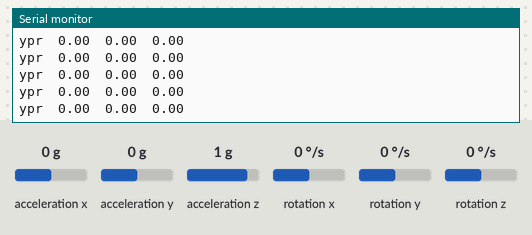
Simulated run of this sketch. Board: Arduino Uno, built with avr-gcc and run on an emulated ATmega328P. On the bench: the last lines printed to the serial monitor. The test bench sets the inputs (shaded band); at power-on: acceleration x 0 g, acceleration y 0 g, acceleration z 1 g, rotation z 0 °/s, rotation x 0 °/s, rotation y 0 °/s.

Above: at 1.7 s.
1.8 s: acceleration x set to -1.4 g
At 1.84 s:
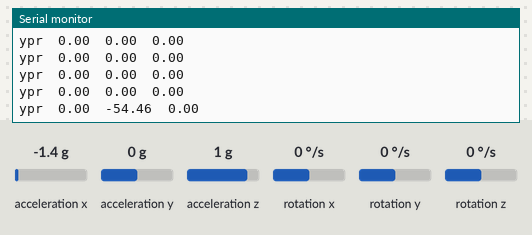
3.3 s: acceleration y set to -1.4 g
At 3.33 s:
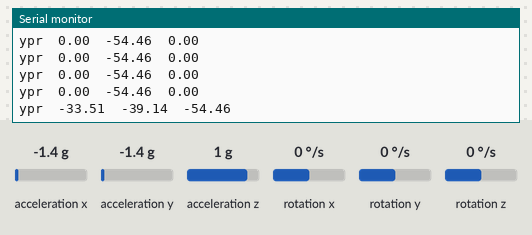
4.8 s: acceleration z set to -1.4 g
At 4.82 s:
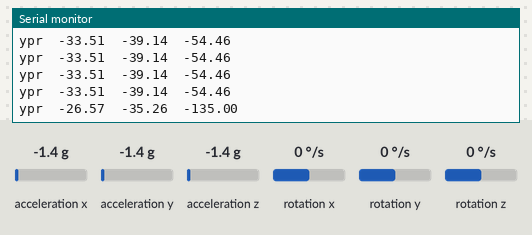
6.3 s: rotation z set to -192 °/s
At 6.31 s:
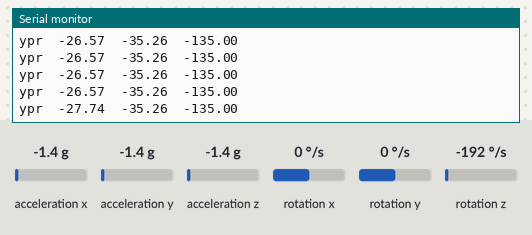
Timing chart, 0 to 8.8 s (numbered marks = the images above; inputs shaded):
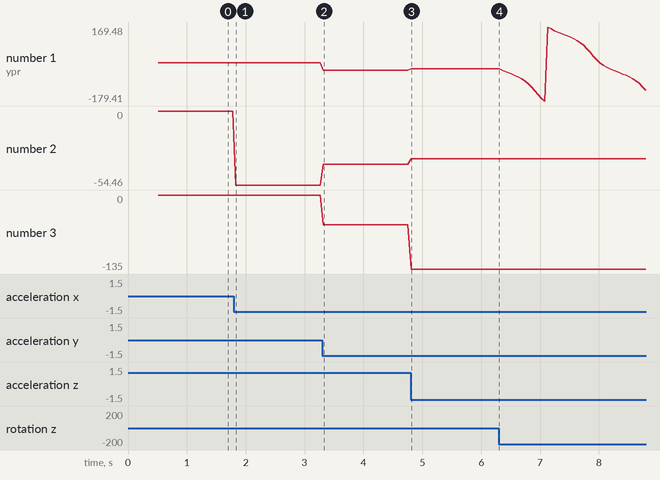

Measured:
- after the input at 1.8 s, the serial monitor: prints a new line at once (image 1)
- after the input at 3.3 s, the serial monitor: prints a new line at once (image 2)
- after the input at 4.8 s, the serial monitor: prints a new line at once (image 3)
- after the input at 6.3 s, the serial monitor: prints a new line at once (image 4)
- plotted number 1: 0 → -33.51 after the input at 3.3 s, -33.51 → -26.57 after the input at 4.8 s, -26.57 → -129.28 after the input at 6.3 s
- plotted number 2: 0 → -54.46 after the input at 1.8 s, -54.46 → -39.14 after the input at 3.3 s, -39.14 → -35.26 after the input at 4.8 s
- plotted number 3: -54.46 → -135 after the input at 4.8 s

The sketch:

mpu6050_mkr1010_new.ino
```cpp
//This tests printing the ypr angles from MPU-6050

#include <Wire.h>
#include "MPU6050_6Axis_MotionApps20.h"  // Rowberg DMP header

MPU6050 mpu;
bool dmpReady = false;
uint16_t packetSize;  // expected DMP packet size (usually 42)
uint16_t fifoCount;
uint8_t fifoBuffer[64];

Quaternion q;
VectorFloat gravity;
float ypr[3];

void setup() {
  Serial.begin(115200);
  while (!Serial) {}
  Wire.begin();
  Wire.setClock(400000);

  mpu.initialize();
  if (!mpu.testConnection()) {
    Serial.println("MPU connect FAIL");
    while (1) {}
  }

  // DMP init
  int status = mpu.dmpInitialize();
  if (status != 0) {
    Serial.print("DMP init fail: ");
    Serial.println(status);
    while (1) {}
  }

  // (Optional but helps) lower DMP FIFO rate to reduce overflow if available
  //mpu.dmpSetFIFORate(50);

  mpu.setDMPEnabled(true);

  // Configure INT pin behavior (not strictly needed in polling mode)
  mpu.setInterruptMode(false);       // active HIGH
  mpu.setInterruptDrive(false);      // push-pull
  mpu.setInterruptLatch(true);       // latch until cleared
  mpu.setInterruptLatchClear(true);  // clear on read of INT_STATUS

  // Enable only DMP interrupt bit in case you later use ISR
  mpu.setIntEnabled(0x02);

  packetSize = mpu.dmpGetFIFOPacketSize();
  dmpReady = true;

  Serial.print("DMP ready. packetSize=");
  Serial.println(packetSize);
}

void loop() {
  if (!dmpReady) return;

  fifoCount = mpu.getFIFOCount();

  // Handle overflow immediately
  if (fifoCount == 1024) {
    mpu.resetFIFO();
    Serial.println("FIFO overflow -> reset");
    return;
  }

  if (fifoCount < packetSize) {
    // not enough data yet
    delay(2);
    return;
  }

  // Drain all complete packets
  while (fifoCount >= packetSize) {
    mpu.getFIFOBytes(fifoBuffer, packetSize);
    fifoCount -= packetSize;

    // Parse one packet
    mpu.dmpGetQuaternion(&q, fifoBuffer);
    mpu.dmpGetGravity(&gravity, &q);
    mpu.dmpGetYawPitchRoll(ypr, &q, &gravity);

    // Print at a modest rate so Serial doesn’t bottleneck
    static uint32_t last = 0;
    uint32_t now = millis();
    if (now - last >= 50) {  // ~20 Hz print
      Serial.print("ypr\t");
      Serial.print(ypr[0] * 180.0 / M_PI);
      Serial.print('\t');
      Serial.print(ypr[1] * 180.0 / M_PI);
      Serial.print('\t');
      Serial.println(ypr[2] * 180.0 / M_PI);
      last = now;
    }
  }
}
```
